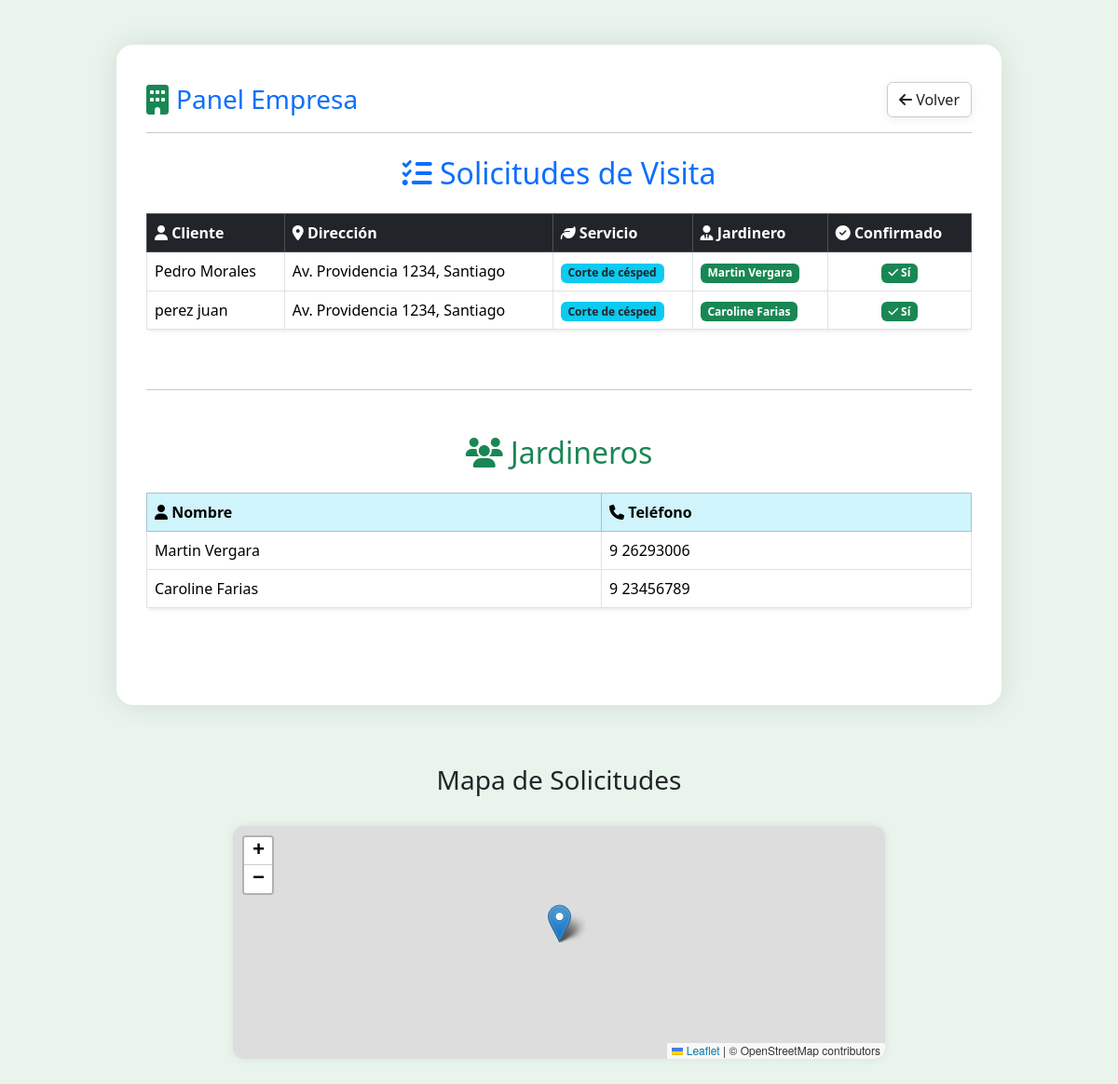
The app's page /empresa/, older data.
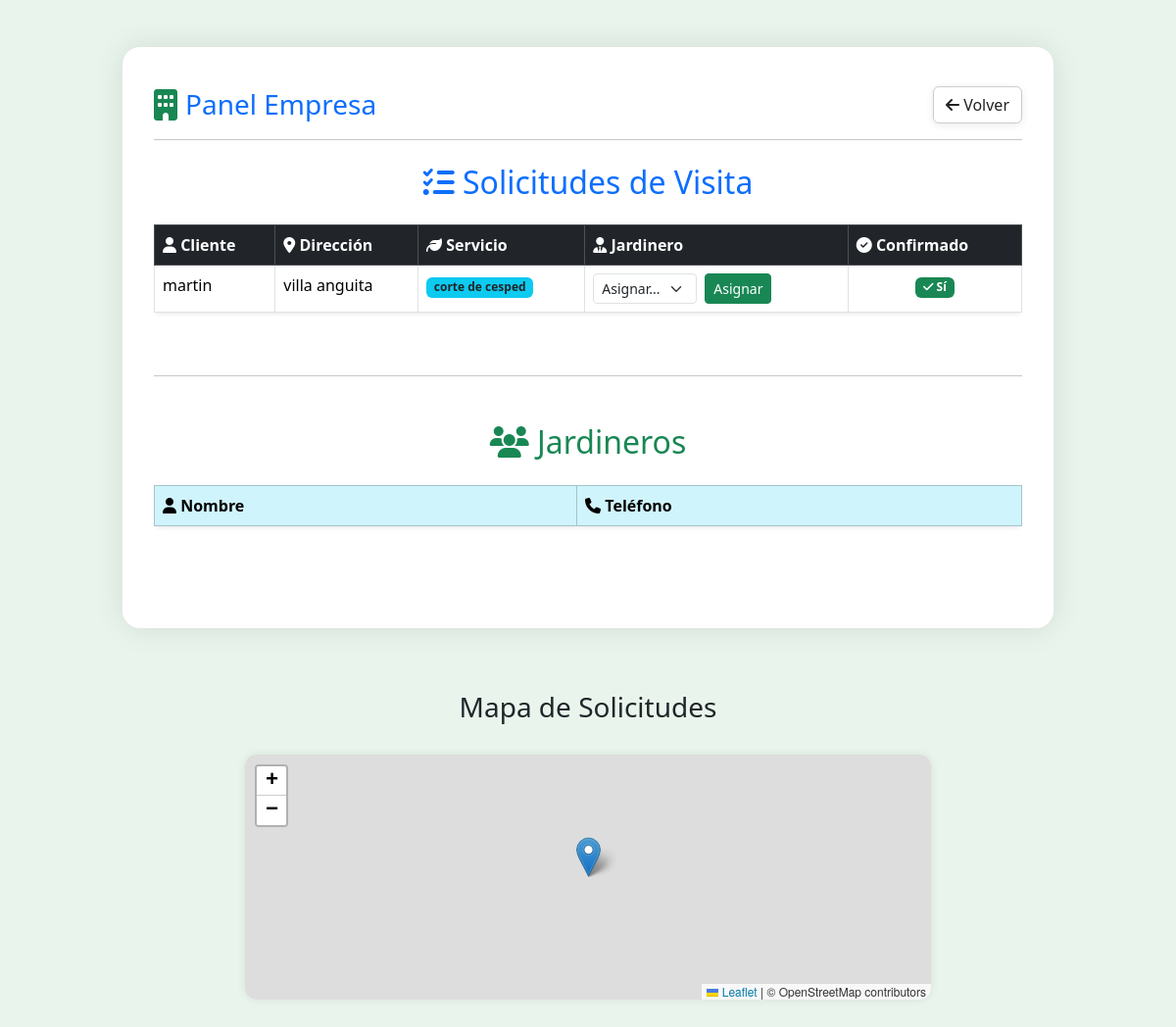
The same page, newer data.
### visitas/models.py (models this page shows, shortened)
class Solicitud(models.Model):
    cliente_nombre = models.CharField(max_length=100)
    direccion = models.CharField(max_length=200)
    tipo_servicio = models.CharField(max_length=100)
    disponibilidad = models.CharField(max_length=100)
    metros_cuadrados = models.FloatField()
    jardinero = models.ForeignKey(Jardinero, on_delete=models.SET_NULL, null=True, blank=True)
    confirmado = models.BooleanField(default=False)
    hora_confirmada = models.DateTimeField(null=True, blank=True)
    lat = models.FloatField(null=True, blank=True)
    lng = models.FloatField(null=True, blank=True)

class Jardinero(models.Model):
    nombre = models.CharField(max_length=100)
    telefono = models.CharField(max_length=20, blank=True)

### visitas/views.py (the view, shortened to what this page needs)
# urls.py: path('empresa/', views.vista_empresa, name='vista_empresa'),
def vista_empresa(request):
    solicitudes = Solicitud.objects.all()
    jardineros = Jardinero.objects.all()
    error = None
    return render(request, 'visitas/empresa.html', {
        'solicitudes': solicitudes,
        'jardineros': jardineros,
        'error': error,
    })

### visitas/templates/visitas/empresa.html (shortened to what this page needs)
<!DOCTYPE html>
<html lang="es">
<head>
    <link href="https://cdn.jsdelivr.net/npm/bootstrap@5.3.2/dist/css/bootstrap.min.css" rel="stylesheet">
    <link rel="stylesheet" href="https://unpkg.com/leaflet/dist/leaflet.css"/>
    <link rel="stylesheet" href="https://cdnjs.cloudflare.com/ajax/libs/font-awesome/6.4.0/css/all.min.css"/>
</head>
<body style="background-color: #e9f5ec;">
<div class="container mt-5" style="background: #fff; border-radius: 18px; padding: 2.5rem 2rem; max-width: 950px; margin: 4rem auto; box-shadow: 0 0 30px rgba(0,0,0,0.10);">
    <div class="d-flex justify-content-between align-items-center mb-3">
        <div class="d-flex align-items-center gap-2">
            <i class="fa-solid fa-building fa-2x text-success"></i>
            <h1 class="h3 m-0 text-primary">Panel Empresa</h1>
        </div>
        <a href="{% url 'bienvenida' %}" class="btn" style="background: #fff; color: #222; border: 1px solid #ccc; box-shadow: 0 2px 8px rgba(0,0,0,0.08); transition: box-shadow 0.2s;" onmouseover="this.style.boxShadow='0 4px 16px rgba(0,0,0,0.15)';" onmouseout="this.style.boxShadow='0 2px 8px rgba(0,0,0,0.08)';"> <i class="fa-solid fa-arrow-left"></i> Volver</a>
    </div>
    <hr class="mb-4">
    <h2 class="mb-4 text-primary text-center"><i class="fa-solid fa-list-check"></i> Solicitudes de Visita</h2>
    <div class="table-responsive mb-5">
        <table class="table table-hover table-bordered shadow-sm rounded">
            <thead class="table-dark">
                <tr>
                    <th><i class="fa-solid fa-user"></i> Cliente</th>
                    <th><i class="fa-solid fa-location-dot"></i> Dirección</th>
                    <th><i class="fa-solid fa-leaf"></i> Servicio</th>
                    <th><i class="fa-solid fa-user-tie"></i> Jardinero</th>
                    <th><i class="fa-solid fa-circle-check"></i> Confirmado</th>
                </tr>
            </thead>
            <tbody>
                {% if solicitudes %}
                    {% for s in solicitudes %}
                    <tr>
                        <td>{{ s.cliente_nombre }}</td>
                        <td>{{ s.direccion }}</td>
                        <td><span class="badge bg-info text-dark">{{ s.tipo_servicio }}</span></td>
                            <td>
                                {% if s.jardinero %}
                                    <span class="badge bg-success">{{ s.jardinero.nombre }}</span>
                                {% else %}
                                    <form method="post" class="d-flex align-items-center gap-2">
                                        <select name="jardinero_id" class="form-select form-select-sm" style="width: auto;">
                                            <option value="">Asignar...</option>
                                        </select>
                                        <button type="submit" class="btn btn-sm btn-success">Asignar</button>
                                    </form>
                                {% endif %}
                            </td>
                        <td class="text-center">
                            {% if s.confirmado %}
                                <span class="badge bg-success"><i class="fa-solid fa-check"></i> Sí</span>
                            {% else %}
                                <span class="badge bg-danger"><i class="fa-solid fa-xmark"></i> No</span>
                            {% endif %}
                        </td>
                    </tr>
                    {% endfor %}
                {% else %}
                    <tr>
                        <td colspan="5" class="text-center text-muted">No hay solicitudes pendientes.</td>
                    </tr>
                {% endif %}
            </tbody>
        </table>
    </div>
    <hr class="mb-4">
    <h2 class="mt-5 mb-4 text-success text-center"><i class="fa-solid fa-users"></i> Jardineros</h2>
    <div class="table-responsive mb-5">
        <table class="table jardinero-table table-hover table-bordered shadow-sm rounded">
            <thead class="table-info">
                <tr>
                    <th><i class="fa-solid fa-user"></i> Nombre</th>
                    <th><i class="fa-solid fa-phone"></i> Teléfono</th>
                </tr>
            </thead>
            <tbody>
                {% for j in jardineros %}
                <tr>
                    <td>{{ j.nombre }}</td>
                    <td>{{ j.telefono }}</td>
                </tr>
                {% endfor %}
            </tbody>
        </table>
    </div>
</div>
<h3 class="mt-5 text-center">Mapa de Solicitudes</h3>
<div id="map" style="height: 250px; width: 100%; max-width: 700px; margin: 2rem auto 2rem auto; border-radius: 12px; box-shadow: 0 0 10px rgba(0,0,0,0.08);"></div>
</body>
</html>

Row changes from the older to the newer data that the page shows:
removed Solicitud: cliente_nombre "Pedro Morales", direccion "Av. Providencia 1234, Santiago", tipo_servicio "Corte de césped", jardinero.nombre "Martin Vergara", confirmado True (drawn)
removed Solicitud: cliente_nombre "perez juan", direccion "Av. Providencia 1234, Santiago", tipo_servicio "Corte de césped", jardinero.nombre "Caroline Farias", confirmado True (drawn)
removed Jardinero: nombre "Martin Vergara", telefono "9 26293006"
removed Jardinero: nombre "Caroline Farias", telefono "9 23456789"
added Solicitud: cliente_nombre "martin", direccion "villa anguita", tipo_servicio "corte de cesped", confirmado True (drawn)
